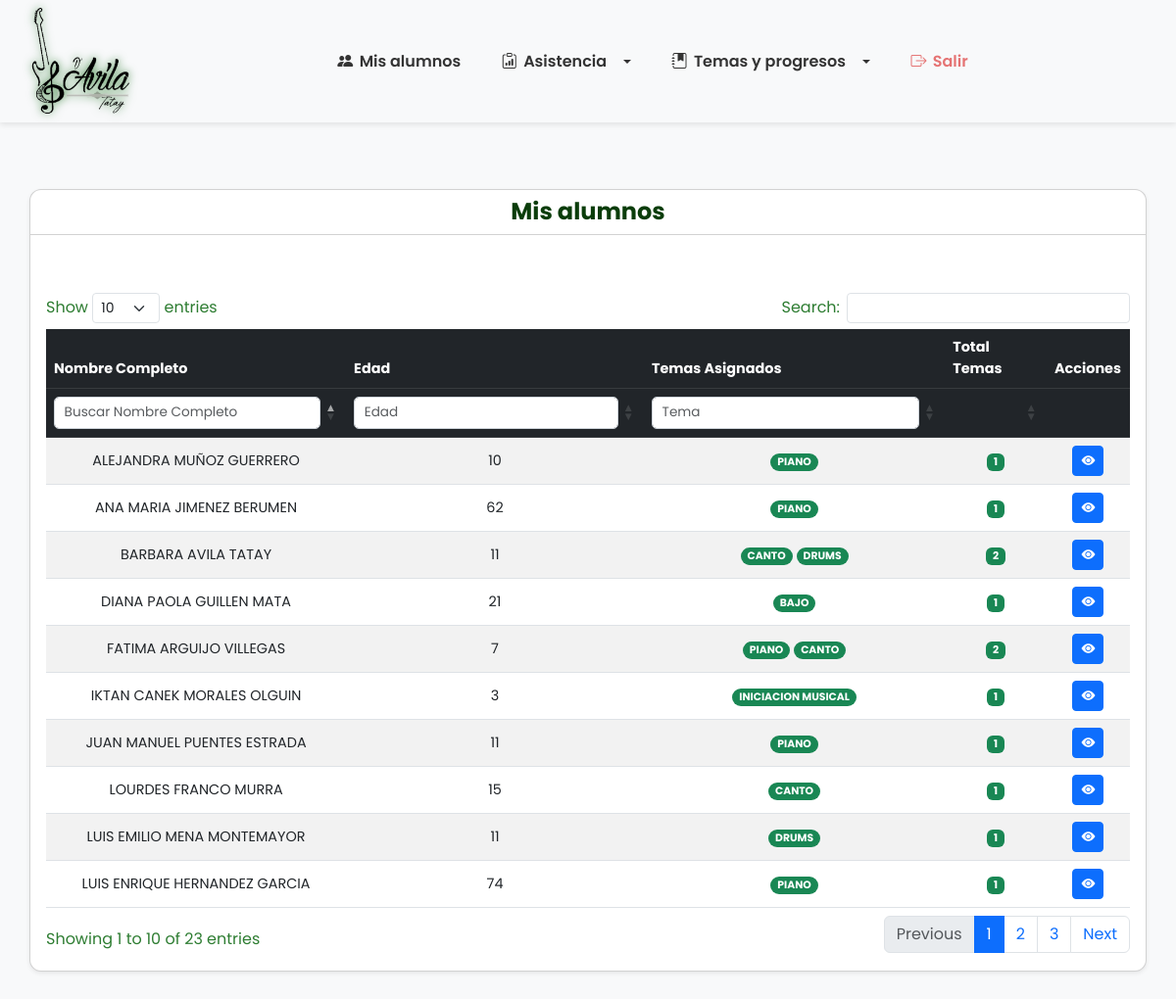
Page /lista_alumnos.php on the committed database.
### tables this page shows
CREATE TABLE `alumnos` (
  `curp` varchar(18) NOT NULL,
  `nombre` varchar(50) NOT NULL,
  `apellidos` varchar(100) NOT NULL,
  `nombre_tutor` varchar(100) DEFAULT NULL,
  `fecha_nacimiento` date NOT NULL,
  `telefono` varchar(15) DEFAULT NULL,
  `mensualidad` decimal(10,2) NOT NULL DEFAULT 0.00,
  `activo` tinyint(1) DEFAULT 1,
  `fecha_registro` timestamp NOT NULL DEFAULT current_timestamp(),
  PRIMARY KEY (`curp`)
);

### lista_alumnos.php (the view, shortened to what this page needs)
<?php
require_once __DIR__ . '/includes/bd.php';
$sql = "SELECT
            a.curp,
            a.nombre,
            a.apellidos,
            TIMESTAMPDIFF(YEAR, a.fecha_nacimiento, CURDATE()) AS edad,
            a.telefono,
            a.mensualidad,
            a.nombre_tutor,
            GROUP_CONCAT(CONCAT(t.id, ':', t.nombre) SEPARATOR ' | ') AS temas_asignados,
            COUNT(t.id) AS total_temas
        FROM
            alumnos a
        LEFT JOIN
            alumnos_tema at ON a.curp = at.curp
        LEFT JOIN
            temas t ON at.tema_id = t.id
        WHERE
            a.activo = 1
        GROUP BY
            a.curp
        ORDER BY
            a.nombre, a.apellidos";
$resultado = $conexion->query($sql);
?>
<!DOCTYPE html>
<html lang="es">
<head>
    <link href="https://cdn.jsdelivr.net/npm/bootstrap@5.3.0/dist/css/bootstrap.min.css" rel="stylesheet" />
    <link href="https://cdn.jsdelivr.net/npm/bootstrap-icons@1.10.5/font/bootstrap-icons.css" rel="stylesheet" />
    <link rel="stylesheet" href="https://cdn.datatables.net/1.13.6/css/dataTables.bootstrap5.min.css" />
</head>
<body>
    <?php include 'navbar.php'; ?>
    <div class="full-width-container mt-5 mb-5">
        <div class="card shadow-sm">
            <div class="card-header bg-primary">
                <h4 class="mb-0" style="color: #0b3d0b; font-weight: bold;">Mis alumnos</h4>
            </div>
            <div class="card-body">
                <div class="mb-3 text-end">
                    <span id="contadorResultados" class="badge bg-secondary fs-6">Mostrando 0 alumnos</span>
                </div>
                <div class="table-responsive">
                    <table id="tablaAlumnos" class="table table-striped table-hover align-middle text-center">
                        <thead class="table-dark">
                            <tr>
                                <th>Nombre Completo</th>
                                <th>Edad</th>
                                <th>Temas Asignados</th>
                                <th>Total Temas</th>
                                <th>Acciones</th>
                            </tr>
                            <tr class="filters bg-light">
                                <th><input type="text" class="form-control form-control-sm"
                                        placeholder="Buscar Nombre Completo" /></th>
                                <th><input type="number" class="form-control form-control-sm" placeholder="Edad" /></th>
                                <th><input type="text" class="form-control form-control-sm" placeholder="Tema" /></th>
                                <th></th>
                                <th></th>
                            </tr>
                        </thead>
                        <tbody>
                            <?php while ($alumno = $resultado->fetch_assoc()): ?>
                                <tr>
                                    <td><?= htmlspecialchars($alumno['nombre'] . ' ' . $alumno['apellidos']) ?></td>
                                    <td><?= $alumno['edad'] ?></td>
                                    <td>
                                        <?php if (!empty($alumno['temas_asignados'])):
                                            $temas = explode(' | ', $alumno['temas_asignados']);
                                            foreach ($temas as $tema) {
                                                list($temaId, $temaNombre) = explode(':', $tema);
                                                ?>
                                                <a href="progreso.php?tema_id=<?= $temaId ?>&curp=<?= urlencode($alumno['curp']) ?>"
                                                    class="badge bg-secondary rounded-pill text-decoration-none">
                                                    <?= htmlspecialchars($temaNombre) ?>
                                                </a>
                                                <?php
                                            }
                                        else: ?>
                                            <span class="text-muted fst-italic">Sin temas</span>
                                        <?php endif; ?>
                                    </td>
                                    <td>
                                        <span class="badge bg-<?= $alumno['total_temas'] > 0 ? 'primary' : 'secondary' ?>">
                                            <?= $alumno['total_temas'] ?>
                                        </span>
                                    </td>
                                    <td>
                                        <a href="panel_alumno.php?curp=<?= urlencode($alumno['curp']) ?>"
                                            class="btn btn-sm btn-primary" title="Ver Detalles">
                                            <i class="bi bi-eye-fill"></i>
                                        </a>
                                    </td>
                                </tr>
                            <?php endwhile; ?>
                        </tbody>
                    </table>
                </div>
            </div>
        </div>
    </div>
</body>
</html>

### lista_alumnos.php (style rules this page uses)
body, html { margin: 0; padding: 0; width: 100%; min-width: 900px; background-color: #f8f9fa; font-family: 'Segoe UI', Tahoma, Geneva, Verdana, sans-serif; color: #2e7d32; }
.full-width-container { max-width: 100vw; padding: 20px 30px; box-sizing: border-box; }
.badge-clase, .badge.bg-secondary, .badge.bg-primary { background-color: var(--verde-dollar) !important; color: white !important; }
.card { border-radius: 12px; box-shadow: 0 10px 25px var(--verde-dollar-soft); transition: box-shadow 0.3s ease; background: white; color: #2e7d32; }
.card-header.bg-primary { background-color: var(--verde-dollar) !important; color: white; font-weight: 700; font-size: 1.4rem; border-top-left-radius: 12px; border-top-right-radius: 12px; text-align: center; }
table.dataTable { width: 100% !important; table-layout: auto !important; font-size: 0.9rem; color: var(--verde-dollar); }
table.dataTable thead { background: var(--verde-dollar); color: white; }
thead tr.filters th input { font-size: 0.85rem; padding: 0.35rem 0.6rem; width: 100%; box-sizing: border-box; border-radius: 5px; border: 1px solid #ced4da; transition: border-color 0.3s; }
#contadorResultados { font-weight: 600; user-select: none; color: var(--verde-dollar); }
.badge.bg-secondary.rounded-pill { background-color: #145c14 !important; color: white !important; }
.badge.bg-secondary.rounded-pill { background-color: #198754 !important; color: white !important; }
.badge.bg-secondary.rounded-pill, .badge.bg-primary { background-color: #198754 !important; color: white !important; }

### navbar.php (style rules this page uses)
body { font-family: 'Poppins', sans-serif; }

### rows in the picture
alumnos: nombre+apellidos "ALEJANDRA MUÑOZ GUERRERO", edad "10", temaNombre "PIANO", total_temas "1"
alumnos: nombre+apellidos "ANA MARIA JIMENEZ BERUMEN", edad "62", temaNombre "PIANO", total_temas "1"
alumnos: nombre+apellidos "BARBARA AVILA TATAY", edad "11", temaNombre "CANTO", temaNombre "DRUMS", total_temas "2"
alumnos: nombre+apellidos "DIANA PAOLA GUILLEN MATA", edad "21", temaNombre "BAJO", total_temas "1"
alumnos: nombre+apellidos "FATIMA ARGUIJO VILLEGAS", edad "7", temaNombre "PIANO", temaNombre "CANTO", total_temas "2"
alumnos: nombre+apellidos "IKTAN CANEK MORALES OLGUIN", edad "3", temaNombre "INICIACION MUSICAL", total_temas "1"
alumnos: nombre+apellidos "JUAN MANUEL PUENTES ESTRADA", edad "11", temaNombre "PIANO", total_temas "1"
alumnos: nombre+apellidos "LOURDES FRANCO MURRA", edad "15", temaNombre "CANTO", total_temas "1"
alumnos: nombre+apellidos "LUIS EMILIO MENA MONTEMAYOR", edad "11", temaNombre "DRUMS", total_temas "1"
alumnos: nombre+apellidos "LUIS ENRIQUE HERNANDEZ GARCIA", edad "74", temaNombre "PIANO", total_temas "1"
